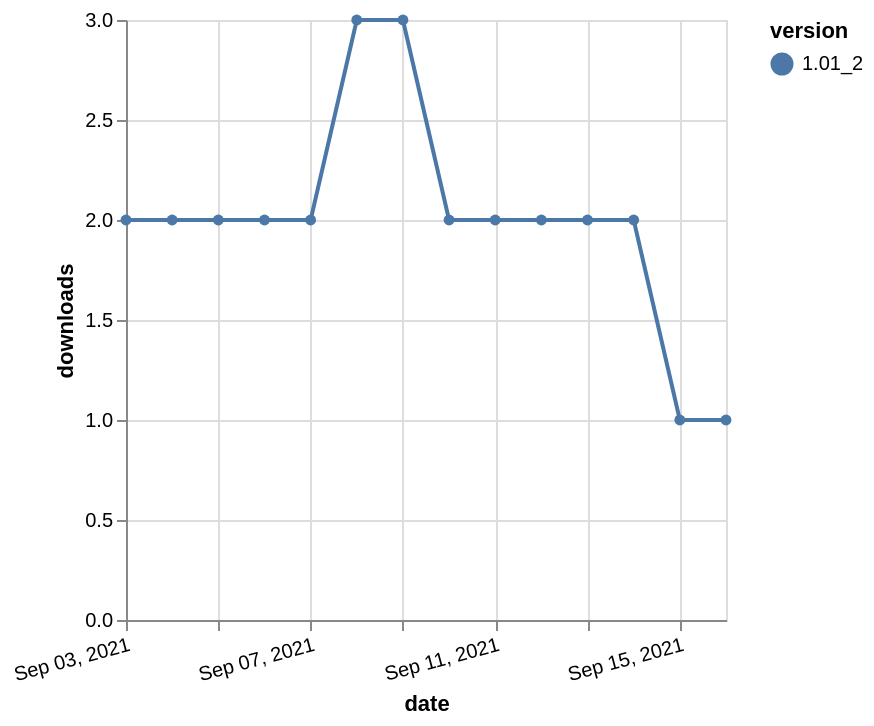

This figure's Vega-Lite source:
### Vega-Lite specification from a JSON file in a GitHub repository (floating-point values rounded to 4 significant figures)
{"$schema": "https://vega.github.io/schema/vega-lite/v5.json", "description": "A simple bar chart with embedded data.", "data": {"values": [{"date": "2021-09-03", "total": 4044, "delta": 2, "version": "1.01_2"}, {"date": "2021-09-04", "total": 4046, "delta": 2, "version": "1.01_2"}, {"date": "2021-09-05", "total": 4048, "delta": 2, "version": "1.01_2"}, {"date": "2021-09-06", "total": 4050, "delta": 2, "version": "1.01_2"}, {"date": "2021-09-07", "total": 4052, "delta": 2, "version": "1.01_2"}, {"date": "2021-09-08", "total": 4055, "delta": 3, "version": "1.01_2"}, {"date": "2021-09-09", "total": 4058, "delta": 3, "version": "1.01_2"}, {"date": "2021-09-10", "total": 4060, "delta": 2, "version": "1.01_2"}, {"date": "2021-09-11", "total": 4062, "delta": 2, "version": "1.01_2"}, {"date": "2021-09-12", "total": 4064, "delta": 2, "version": "1.01_2"}, {"date": "2021-09-13", "total": 4066, "delta": 2, "version": "1.01_2"}, {"date": "2021-09-14", "total": 4068, "delta": 2, "version": "1.01_2"}, {"date": "2021-09-15", "total": 4069, "delta": 1, "version": "1.01_2"}, {"date": "2021-09-16", "total": 4070, "delta": 1, "version": "1.01_2"}]}, "width": "container", "mark": {"type": "line", "point": {"filled": true}}, "encoding": {"x": {"field": "date", "type": "temporal", "timeUnit": "yearmonthdate", "title": "date", "axis": {"labelAngle": -15}}, "y": {"field": "delta", "type": "quantitative", "title": "downloads"}, "color": {"field": "version", "type": "nominal"}, "tooltip": {"field": "delta"}}}
